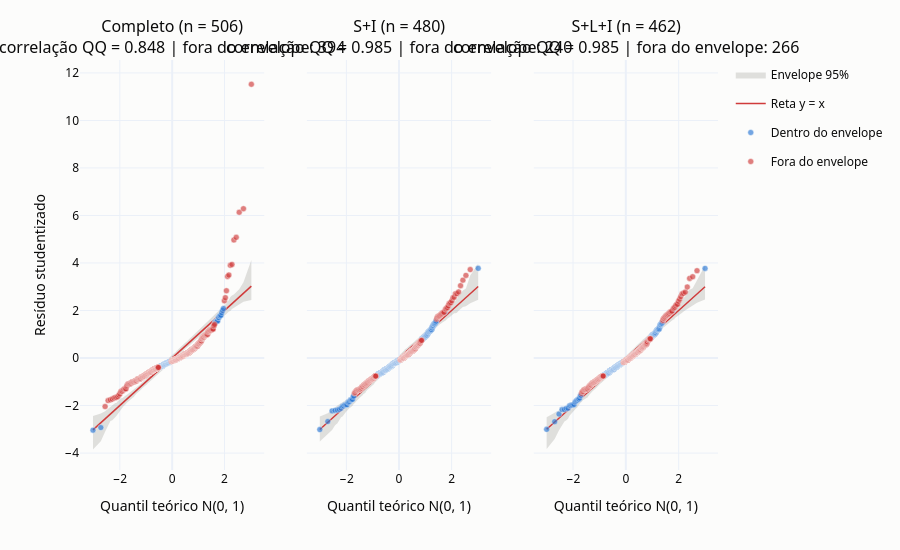

Notebook cell for this chart:
### Code cell
# Gráfico QQ com envelope simulado: modelo completo x os dois melhores
rng_sel = np.random.default_rng(42)
paineis_82 = []
for nome in ["Completo"] + melhores:
    m = sel_modelos[nome]
    n_m = int(m.nobs)
    rs = m.get_influence().resid_studentized_external
    q, inf, sup = envelope_qq(n_m, rng_sel)
    tracos, fora = tracos_qq(rs, m.fittedvalues.index, q, inf, sup)
    titulo = f"{nome} (n = {n_m})<br>correlação QQ = {np.corrcoef(np.sort(rs), q)[0, 1]:.3f} | fora do envelope: {fora}"
    paineis_82.append((titulo, tracos))

fig = make_subplots(rows=1, cols=3, shared_yaxes=True, subplot_titles=[titulo for titulo, _ in paineis_82])
for col, (_, tracos) in enumerate(paineis_82, start=1):
    for traco in tracos:
        fig.add_trace(traco, row=1, col=col)
    fig.update_xaxes(title_text="Quantil teórico N(0, 1)", row=1, col=col)
fig.update_yaxes(title_text="Resíduo studentizado", row=1, col=1)
mostrar_e_salvar(fig, "qqplot_modelos_selecionados", altura=550)

### Figure 1 — Plotly figure (JSON) as saved in the notebook; plotly's stock layout.template omitted (floating-point values rounded to 4 significant figures; data arrays with more than 128 entries replaced by an {"elided": "..."} marker saying what was removed)
{"data": [{"hovertemplate": "Envelope 95% (limite superior): %{y:.3f}<extra></extra>", "legendgroup": "Envelope 95%", "line": {"color": "#898781", "width": 0}, "mode": "lines", "name": "Envelope 95%", "showlegend": false, "type": "scatter", "x": {"elided": "506 float values"}, "xaxis": "x", "y": {"elided": "506 float values"}, "yaxis": "y"}, {"fill": "tonexty", "fillcolor": "rgba(137, 135, 129, 0.25)", "hovertemplate": "Envelope 95% (limite inferior): %{y:.3f}<extra></extra>", "legendgroup": "Envelope 95%", "line": {"color": "#898781", "width": 0}, "mode": "lines", "name": "Envelope 95%", "showlegend": true, "type": "scatter", "x": {"elided": "506 float values"}, "xaxis": "x", "y": {"elided": "506 float values"}, "yaxis": "y"}, {"hovertemplate": "Reta y = x: %{y:.3f}<extra></extra>", "legendgroup": "Reta y = x", "line": {"color": "#d03b3b", "width": 1.5}, "mode": "lines", "name": "Reta y = x", "showlegend": true, "type": "scatter", "x": {"elided": "506 float values"}, "xaxis": "x", "y": {"elided": "506 float values"}, "yaxis": "y"}, {"hovertemplate": "%{hovertext}<extra></extra>", "hovertext": ["<b>Linha 506</b> (sem cidade)<br>Quantil teórico: -3.027<br>Res. studentizado: -3.038<br>MEDV: 12.0<br>CRIM: 0.988<br>RM: 6.98<br>LSTAT: 12.00<br>RAD: 3.0", "<b>Linha 364</b> (Boston Back Bay)<br>Quantil teórico: -2.726<br>Res. studentizado: -2.928<br>MEDV: 21.9<br>CRIM: 3.474<br>RM: 8.78<br>LSTAT: 5.29<br>RAD: 24.0", "<b>Linha 308</b> (Quincy)<br>Quantil teórico: -0.520<br>Res. studentizado: -0.397<br>MEDV: 22.8<br>CRIM: 0.493<br>RM: 6.63<br>LSTAT: 4.54<br>RAD: 4.0", "<b>Linha 437</b> (Boston Savin Hill)<br>Quantil teórico: -0.514<br>Res. studentizado: -0.394<br>MEDV: 8.7<br>CRIM: 15.177<br>RM: 6.15<br>LSTAT: 26.45<br>RAD: 24.0", "<b>Linha 435</b> (Boston Savin Hill)<br>Quantil teórico: -0.509<br>Res. studentizado: -0.390<br>MEDV: 13.4<br>CRIM: 11.160<br>RM: 6.63<br>LSTAT: 23.27<br>RAD: 24.0", "<b>Linha 276</b> (Needham)<br>Quantil teórico: -0.503<br>Res. studentizado: -0.380<br>MEDV: 33.2<br>CRIM: 0.105<br>RM: 7.27<br>LSTAT: 6.05<br>RAD: 4.0", "<b>Linha 455</b> (Boston Savin Hill)<br>Quantil teórico: -0.498<br>Res. studentizado: -0.377<br>MEDV: 14.1<br>CRIM: 4.752<br>RM: 6.53<br>LSTAT: 18.13<br>RAD: 24.0", "<b>Linha 405</b> (Boston South Boston)<br>Quantil teórico: -0.492<br>Res. studentizado: -0.374<br>MEDV: 5.0<br>CRIM: 67.921<br>RM: 5.68<br>LSTAT: 22.98<br>RAD: 24.0", "<b>Linha 110</b> (Medford)<br>Quantil teórico: -0.486<br>Res. studentizado: -0.373<br>MEDV: 21.7<br>CRIM: 0.108<br>RM: 6.20<br>LSTAT: 13.00<br>RAD: 5.0", "<b>Linha 438</b> (Boston Savin Hill)<br>Quantil teórico: -0.481<br>Res. studentizado: -0.371<br>MEDV: 8.4<br>CRIM: 13.678<br>RM: 5.93<br>LSTAT: 34.02<br>RAD: 24.0", "<b>Linha 22</b> (Lynn)<br>Quantil teórico: -0.475<br>Res. studentizado: -0.371<br>MEDV: 15.2<br>CRIM: 1.232<br>RM: 6.14<br>LSTAT: 18.72<br>RAD: 4.0", "<b>Linha 259</b> (Brookline)<br>Quantil teórico: -0.470<br>Res. studentizado: -0.371<br>MEDV: 30.1<br>CRIM: 0.657<br>RM: 6.84<br>LSTAT: 6.90<br>RAD: 5.0", "<b>Linha 31</b> (Lynn)<br>Quantil teórico: -0.464<br>Res. studentizado: -0.369<br>MEDV: 14.5<br>CRIM: 1.355<br>RM: 6.07<br>LSTAT: 13.04<br>RAD: 4.0", "<b>Linha 331</b> (Holbrook)<br>Quantil teórico: -0.459<br>Res. studentizado: -0.369<br>MEDV: 17.1<br>CRIM: 0.050<br>RM: 5.71<br>LSTAT: 12.43<br>RAD: 1.0", "<b>Linha 123</b> (Everett)<br>Quantil teórico: -0.453<br>Res. studentizado: -0.362<br>MEDV: 17.3<br>CRIM: 0.150<br>RM: 5.86<br>LSTAT: 25.41<br>RAD: 2.0", "<b>Linha 238</b> (Natick)<br>Quantil teórico: -0.448<br>Res. studentizado: -0.361<br>MEDV: 23.7<br>CRIM: 0.082<br>RM: 6.48<br>LSTAT: 6.36<br>RAD: 6.0", "<b>Linha 444</b> (Boston Savin Hill)<br>Quantil teórico: -0.442<br>Res. studentizado: -0.361<br>MEDV: 10.8<br>CRIM: 12.802<br>RM: 5.85<br>LSTAT: 23.79<br>RAD: 24.0", "<b>Linha 315</b> (Quincy)<br>Quantil teórico: -0.437<br>Res. studentizado: -0.357<br>MEDV: 16.2<br>CRIM: 0.254<br>RM: 5.71<br>LSTAT: 11.50<br>RAD: 4.0", "<b>Linha 322</b> (Braintree)<br>Quantil teórico: -0.431<br>Res. studentizado: -0.355<br>MEDV: 20.4<br>CRIM: 0.351<br>RM: 6.04<br>LSTAT: 7.70<br>RAD: 5.0", "<b>Linha 332</b> (Holbrook)<br>Quantil teórico: -0.426<br>Res. studentizado: -0.353<br>MEDV: 19.4<br>CRIM: 0.035<br>RM: 6.03<br>LSTAT: 7.83<br>RAD: 1.0", "<b>Linha 458</b> (Boston Dorchester)<br>Quantil teórico: -0.421<br>Res. studentizado: -0.349<br>MEDV: 14.9<br>CRIM: 7.752<br>RM: 6.30<br>LSTAT: 16.23<br>RAD: 24.0", "<b>Linha 338</b> (Weymouth)<br>Quantil teórico: -0.415<br>Res. studentizado: -0.348<br>MEDV: 20.6<br>CRIM: 0.033<br>RM: 6.06<br>LSTAT: 8.51<br>RAD: 5.0", "<b>Linha 356</b> (Boston Allston-Brighton)<br>Quantil teórico: -0.410<br>Res. studentizado: -0.346<br>MEDV: 17.8<br>CRIM: 8.983<br>RM: 6.21<br>LSTAT: 17.60<br>RAD: 24.0", "<b>Linha 461</b> (Boston Dorchester)<br>Quantil teórico: -0.404<br>Res. studentizado: -0.345<br>MEDV: 17.7<br>CRIM: 3.693<br>RM: 6.38<br>LSTAT: 14.65<br>RAD: 24.0", "<b>Linha 0</b> (Nahant)<br>Quantil teórico: -0.399<br>Res. studentizado: -0.344<br>MEDV: 24.0<br>CRIM: 0.006<br>RM: 6.58<br>LSTAT: 4.98<br>RAD: 1.0", "<b>Linha 239</b> (Natick)<br>Quantil teórico: -0.394<br>Res. studentizado: -0.343<br>MEDV: 23.3<br>CRIM: 0.093<br>RM: 6.61<br>LSTAT: 7.37<br>RAD: 6.0", "<b>Linha 266</b> (Brookline)<br>Quantil teórico: -0.388<br>Res. studentizado: -0.339<br>MEDV: 30.7<br>CRIM: 0.786<br>RM: 7.01<br>LSTAT: 14.79<br>RAD: 5.0", "<b>Linha 312</b> (Quincy)<br>Quantil teórico: -0.383<br>Res. studentizado: -0.338<br>MEDV: 19.4<br>CRIM: 0.262<br>RM: 6.02<br>LSTAT: 11.72<br>RAD: 4.0", "<b>Linha 424</b> (Boston Roxbury)<br>Quantil teórico: -0.378<br>Res. studentizado: -0.336<br>MEDV: 11.7<br>CRIM: 8.792<br>RM: 5.57<br>LSTAT: 17.16<br>RAD: 24.0", "<b>Linha 348</b> (Norwell)<br>Quantil teórico: -0.372<br>Res. studentizado: -0.332<br>MEDV: 24.5<br>CRIM: 0.015<br>RM: 6.63<br>LSTAT: 5.99<br>RAD: 4.0", "<b>Linha 387</b> (Boston East Boston)<br>Quantil teórico: -0.367<br>Res. studentizado: -0.328<br>MEDV: 7.4<br>CRIM: 22.597<br>RM: 5.00<br>LSTAT: 31.99<br>RAD: 24.0", "<b>Linha 59</b> (Beverly)<br>Quantil teórico: -0.362<br>Res. studentizado: -0.324<br>MEDV: 19.6<br>CRIM: 0.103<br>RM: 5.93<br>LSTAT: 9.22<br>RAD: 8.0", "<b>Linha 235</b> (Newton)<br>Quantil teórico: -0.356<br>Res. studentizado: -0.319<br>MEDV: 24.0<br>CRIM: 0.330<br>RM: 6.09<br>LSTAT: 10.88<br>RAD: 8.0", "<b>Linha 78</b> (Woburn)<br>Quantil teórico: -0.351<br>Res. studentizado: -0.310<br>MEDV: 21.2<br>CRIM: 0.056<br>RM: 6.23<br>LSTAT: 12.34<br>RAD: 5.0", "<b>Linha 49</b> (Peabody)<br>Quantil teórico: -0.346<br>Res. studentizado: -0.309<br>MEDV: 19.4<br>CRIM: 0.220<br>RM: 5.60<br>LSTAT: 16.20<br>RAD: 3.0", "<b>Linha 420</b> (Boston Roxbury)<br>Quantil teórico: -0.341<br>Res. studentizado: -0.309<br>MEDV: 16.7<br>CRIM: 11.087<br>RM: 6.41<br>LSTAT: 15.02<br>RAD: 24.0", "<b>Linha 34</b> (Lynn)<br>Quantil teórico: -0.335<br>Res. studentizado: -0.299<br>MEDV: 13.5<br>CRIM: 1.613<br>RM: 6.10<br>LSTAT: 20.34<br>RAD: 4.0", "<b>Linha 347</b> (Hanover)<br>Quantil teórico: -0.330<br>Res. studentizado: -0.294<br>MEDV: 23.1<br>CRIM: 0.019<br>RM: 6.52<br>LSTAT: 6.36<br>RAD: 4.0", "<b>Linha 124</b> (Everett)<br>Quantil teórico: -0.325<br>Res. studentizado: -0.291<br>MEDV: 18.8<br>CRIM: 0.098<br>RM: 5.88<br>LSTAT: 17.58<br>RAD: 2.0", "<b>Linha 471</b> (Boston Mattapan)<br>Quantil teórico: -0.320<br>Res. studentizado: -0.289<br>MEDV: 19.6<br>CRIM: 4.038<br>RM: 6.23<br>LSTAT: 12.87<br>RAD: 24.0", "<b>Linha 328</b> (Randolph)<br>Quantil teórico: -0.315<br>Res. studentizado: -0.287<br>MEDV: 19.3<br>CRIM: 0.066<br>RM: 5.87<br>LSTAT: 9.97<br>RAD: 4.0", "<b>Linha 504</b> (Winthrop)<br>Quantil teórico: -0.309<br>Res. studentizado: -0.277<br>MEDV: 22.0<br>CRIM: 0.110<br>RM: 6.79<br>LSTAT: 6.48<br>RAD: 1.0", "<b>Linha 33</b> (Lynn)<br>Quantil teórico: -0.304<br>Res. studentizado: -0.273<br>MEDV: 13.1<br>CRIM: 1.152<br>RM: 5.70<br>LSTAT: 18.35<br>RAD: 4.0", "<b>Linha 423</b> (Boston Roxbury)<br>Quantil teórico: -0.299<br>Res. studentizado: -0.273<br>MEDV: 13.4<br>CRIM: 7.050<br>RM: 6.10<br>LSTAT: 23.29<br>RAD: 24.0", "<b>Linha 329</b> (Randolph)<br>Quantil teórico: -0.294<br>Res. studentizado: -0.271<br>MEDV: 22.6<br>CRIM: 0.067<br>RM: 6.33<br>LSTAT: 7.34<br>RAD: 4.0", "<b>Linha 439</b> (Boston Savin Hill)<br>Quantil teórico: -0.289<br>Res. studentizado: -0.269<br>MEDV: 12.8<br>CRIM: 9.391<br>RM: 5.63<br>LSTAT: 22.88<br>RAD: 24.0", "<b>Linha 102</b> (Medford)<br>Quantil teórico: -0.284<br>Res. studentizado: -0.266<br>MEDV: 18.6<br>CRIM: 0.229<br>RM: 6.41<br>LSTAT: 10.63<br>RAD: 5.0", "<b>Linha 111</b> (Malden)<br>Quantil teórico: -0.278<br>Res. studentizado: -0.265<br>MEDV: 22.8<br>CRIM: 0.101<br>RM: 6.71<br>LSTAT: 10.16<br>RAD: 6.0", "<b>Linha 212</b> (Waltham)<br>Quantil teórico: -0.273<br>Res. studentizado: -0.261<br>MEDV: 22.4<br>CRIM: 0.217<br>RM: 5.81<br>LSTAT: 16.03<br>RAD: 4.0", "<b>Linha 310</b> (Quincy)<br>Quantil teórico: -0.268<br>Res. studentizado: -0.259<br>MEDV: 16.1<br>CRIM: 2.635<br>RM: 4.97<br>LSTAT: 12.64<br>RAD: 4.0", "<b>Linha 121</b> (Everett)<br>Quantil teórico: -0.263<br>Res. studentizado: -0.253<br>MEDV: 20.3<br>CRIM: 0.072<br>RM: 6.00<br>LSTAT: 14.27<br>RAD: 2.0", "<b>Linha 11</b> (Salem)<br>Quantil teórico: -0.258<br>Res. studentizado: -0.249<br>MEDV: 18.9<br>CRIM: 0.117<br>RM: 6.01<br>LSTAT: 13.27<br>RAD: 5.0", "<b>Linha 321</b> (Braintree)<br>Quantil teórico: -0.253<br>Res. studentizado: -0.248<br>MEDV: 23.1<br>CRIM: 0.182<br>RM: 6.38<br>LSTAT: 6.87<br>RAD: 5.0", "<b>Linha 482</b> (Boston West Roxbury)<br>Quantil teórico: -0.248<br>Res. studentizado: -0.246<br>MEDV: 25.0<br>CRIM: 5.731<br>RM: 7.06<br>LSTAT: 7.01<br>RAD: 24.0", "<b>Linha 196</b> (Concord)<br>Quantil teórico: -0.242<br>Res. studentizado: -0.245<br>MEDV: 33.3<br>CRIM: 0.040<br>RM: 7.29<br>LSTAT: 4.08<br>RAD: 2.0", "<b>Linha 231</b> (Newton)<br>Quantil teórico: -0.237<br>Res. studentizado: -0.243<br>MEDV: 31.7<br>CRIM: 0.463<br>RM: 7.41<br>LSTAT: 5.25<br>RAD: 8.0", "<b>Linha 392</b> (Boston East Boston)<br>Quantil teórico: -0.232<br>Res. studentizado: -0.238<br>MEDV: 9.7<br>CRIM: 11.578<br>RM: 5.04<br>LSTAT: 25.68<br>RAD: 24.0", "<b>Linha 346</b> (Rockland)<br>Quantil teórico: -0.227<br>Res. studentizado: -0.236<br>MEDV: 17.2<br>CRIM: 0.062<br>RM: 5.90<br>LSTAT: 12.67<br>RAD: 3.0", "<b>Linha 490</b> (Chelsea)<br>Quantil teórico: -0.222<br>Res. studentizado: -0.235<br>MEDV: 8.1<br>CRIM: 0.207<br>RM: 5.09<br>LSTAT: 29.68<br>RAD: 4.0", "<b>Linha 474</b> (Boston Forest Hills)<br>Quantil teórico: -0.217<br>Res. studentizado: -0.229<br>MEDV: 13.8<br>CRIM: 8.056<br>RM: 5.43<br>LSTAT: 18.14<br>RAD: 24.0", "<b>Linha 175</b> (Arlington)<br>Quantil teórico: -0.212<br>Res. studentizado: -0.220<br>MEDV: 29.4<br>CRIM: 0.067<br>RM: 6.55<br>LSTAT: 5.33<br>RAD: 5.0", "<b>Linha 70</b> (Burlington)<br>Quantil teórico: -0.207<br>Res. studentizado: -0.220<br>MEDV: 24.2<br>CRIM: 0.088<br>RM: 6.42<br>LSTAT: 6.72<br>RAD: 4.0", "<b>Linha 149</b> (Cambridge)<br>Quantil teórico: -0.202<br>Res. studentizado: -0.219<br>MEDV: 15.4<br>CRIM: 2.734<br>RM: 5.60<br>LSTAT: 21.45<br>RAD: 5.0", "<b>Linha 105</b> (Medford)<br>Quantil teórico: -0.197<br>Res. studentizado: -0.210<br>MEDV: 19.5<br>CRIM: 0.133<br>RM: 5.85<br>LSTAT: 16.47<br>RAD: 5.0", "<b>Linha 441</b> (Boston Savin Hill)<br>Quantil teórico: -0.192<br>Res. studentizado: -0.206<br>MEDV: 17.1<br>CRIM: 9.724<br>RM: 6.41<br>LSTAT: 19.52<br>RAD: 24.0", "<b>Linha 168</b> (Cambridge)<br>Quantil teórico: -0.187<br>Res. studentizado: -0.205<br>MEDV: 23.8<br>CRIM: 2.300<br>RM: 6.32<br>LSTAT: 11.10<br>RAD: 5.0", "<b>Linha 129</b> (Somerville)<br>Quantil teórico: -0.182<br>Res. studentizado: -0.204<br>MEDV: 14.3<br>CRIM: 0.881<br>RM: 5.64<br>LSTAT: 18.34<br>RAD: 4.0", "<b>Linha 288</b> (Walpole)<br>Quantil teórico: -0.177<br>Res. studentizado: -0.203<br>MEDV: 22.3<br>CRIM: 0.046<br>RM: 6.32<br>LSTAT: 7.60<br>RAD: 6.0", "<b>Linha 503</b> (Winthrop)<br>Quantil teórico: -0.172<br>Res. studentizado: -0.200<br>MEDV: 23.9<br>CRIM: 0.061<br>RM: 6.98<br>LSTAT: 5.64<br>RAD: 1.0", "<b>Linha 330</b> (Randolph)<br>Quantil teórico: -0.167<br>Res. studentizado: -0.199<br>MEDV: 19.8<br>CRIM: 0.045<br>RM: 6.14<br>LSTAT: 9.09<br>RAD: 4.0", "<b>Linha 250</b> (Framingham)<br>Quantil teórico: -0.162<br>Res. studentizado: -0.198<br>MEDV: 24.4<br>CRIM: 0.140<br>RM: 6.49<br>LSTAT: 5.90<br>RAD: 7.0", "<b>Linha 309</b> (Quincy)<br>Quantil teórico: -0.157<br>Res. studentizado: -0.196<br>MEDV: 20.3<br>CRIM: 0.349<br>RM: 5.97<br>LSTAT: 9.97<br>RAD: 4.0", "<b>Linha 130</b> (Somerville)<br>Quantil teórico: -0.152<br>Res. studentizado: -0.194<br>MEDV: 19.2<br>CRIM: 0.340<br>RM: 6.46<br>LSTAT: 12.60<br>RAD: 4.0", "<b>Linha 481</b> (Boston West Roxbury)<br>Quantil teórico: -0.147<br>Res. studentizado: -0.194<br>MEDV: 23.7<br>CRIM: 5.708<br>RM: 6.75<br>LSTAT: 7.74<br>RAD: 24.0", "<b>Linha 390</b> (Boston East Boston)<br>Quantil teórico: -0.142<br>Res. studentizado: -0.194<br>MEDV: 15.1<br>CRIM: 6.962<br>RM: 5.71<br>LSTAT: 17.11<br>RAD: 24.0", "<b>Linha 313</b> (Quincy)<br>Quantil teórico: -0.137<br>Res. studentizado: -0.193<br>MEDV: 21.6<br>CRIM: 0.269<br>RM: 6.27<br>LSTAT: 7.90<br>RAD: 4.0", "<b>Linha 81</b> (Reading)<br>Quantil teórico: -0.132<br>Res. studentizado: -0.190<br>MEDV: 23.9<br>CRIM: 0.045<br>RM: 6.62<br>LSTAT: 7.22<br>RAD: 4.0", "<b>Linha 158</b> (Cambridge)<br>Quantil teórico: -0.127<br>Res. studentizado: -0.185<br>MEDV: 24.3<br>CRIM: 1.343<br>RM: 6.07<br>LSTAT: 6.43<br>RAD: 5.0", "<b>Linha 117</b> (Malden)<br>Quantil teórico: -0.122<br>Res. studentizado: -0.185<br>MEDV: 19.2<br>CRIM: 0.151<br>RM: 6.02<br>LSTAT: 10.30<br>RAD: 6.0", "<b>Linha 320</b> (Braintree)<br>Quantil teórico: -0.117<br>Res. studentizado: -0.184<br>MEDV: 23.8<br>CRIM: 0.168<br>RM: 6.43<br>LSTAT: 7.20<br>RAD: 5.0", "<b>Linha 12</b> (Salem)<br>Quantil teórico: -0.112<br>Res. studentizado: -0.183<br>MEDV: 21.7<br>CRIM: 0.094<br>RM: 5.89<br>LSTAT: 15.71<br>RAD: 5.0", "<b>Linha 303</b> (Canton)<br>Quantil teórico: -0.107<br>Res. studentizado: -0.183<br>MEDV: 33.1<br>CRIM: 0.100<br>RM: 6.98<br>LSTAT: 4.86<br>RAD: 7.0", "<b>Linha 277</b> (Needham)<br>Quantil teórico: -0.102<br>Res. studentizado: -0.171<br>MEDV: 33.1<br>CRIM: 0.061<br>RM: 6.83<br>LSTAT: 4.16<br>RAD: 4.0", "<b>Linha 62</b> (Beverly)<br>Quantil teórico: -0.097<br>Res. studentizado: -0.168<br>MEDV: 22.2<br>CRIM: 0.110<br>RM: 6.46<br>LSTAT: 6.73<br>RAD: 8.0", "<b>Linha 294</b> (Norwood)<br>Quantil teórico: -0.092<br>Res. studentizado: -0.166<br>MEDV: 21.7<br>CRIM: 0.082<br>RM: 6.01<br>LSTAT: 10.40<br>RAD: 4.0", "<b>Linha 139</b> (Somerville)<br>Quantil teórico: -0.087<br>Res. studentizado: -0.166<br>MEDV: 17.8<br>CRIM: 0.545<br>RM: 6.15<br>LSTAT: 18.46<br>RAD: 4.0", "<b>Linha 1</b> (Swampscott)<br>Quantil teórico: -0.082<br>Res. studentizado: -0.165<br>MEDV: 21.6<br>CRIM: 0.027<br>RM: 6.42<br>LSTAT: 9.14<br>RAD: 2.0", "<b>Linha 73</b> (Burlington)<br>Quantil teórico: -0.077<br>Res. studentizado: -0.163<br>MEDV: 23.4<br>CRIM: 0.195<br>RM: 6.25<br>LSTAT: 7.54<br>RAD: 4.0", "<b>Linha 106</b> (Medford)<br>Quantil teórico: -0.072<br>Res. studentizado: -0.159<br>MEDV: 19.5<br>CRIM: 0.171<br>RM: 5.84<br>LSTAT: 18.66<br>RAD: 5.0", "<b>Linha 113</b> (Malden)<br>Quantil teórico: -0.067<br>Res. studentizado: -0.159<br>MEDV: 18.7<br>CRIM: 0.222<br>RM: 6.09<br>LSTAT: 17.09<br>RAD: 6.0", "<b>Linha 326</b> (Braintree)<br>Quantil teórico: -0.062<br>Res. studentizado: -0.156<br>MEDV: 23.0<br>CRIM: 0.303<br>RM: 6.31<br>LSTAT: 6.15<br>RAD: 5.0", "<b>Linha 411</b> (Boston Downtown)<br>Quantil teórico: -0.057<br>Res. studentizado: -0.153<br>MEDV: 17.2<br>CRIM: 14.051<br>RM: 6.66<br>LSTAT: 21.22<br>RAD: 24.0", "<b>Linha 72</b> (Burlington)<br>Quantil teórico: -0.052<br>Res. studentizado: -0.153<br>MEDV: 22.8<br>CRIM: 0.092<br>RM: 6.07<br>LSTAT: 5.52<br>RAD: 4.0", "<b>Linha 237</b> (Newton)<br>Quantil teórico: -0.047<br>Res. studentizado: -0.150<br>MEDV: 31.5<br>CRIM: 0.512<br>RM: 7.36<br>LSTAT: 4.73<br>RAD: 8.0", "<b>Linha 278</b> (Needham)<br>Quantil teórico: -0.042<br>Res. studentizado: -0.149<br>MEDV: 29.1<br>CRIM: 0.080<br>RM: 6.48<br>LSTAT: 7.19<br>RAD: 4.0", "<b>Linha 50</b> (Danvers)<br>Quantil teórico: -0.037<br>Res. studentizado: -0.146<br>MEDV: 19.7<br>CRIM: 0.089<br>RM: 5.96<br>LSTAT: 13.45<br>RAD: 4.0", "<b>Linha 30</b> (Lynn)<br>Quantil teórico: -0.032<br>Res. studentizado: -0.140<br>MEDV: 12.7<br>CRIM: 1.131<br>RM: 5.71<br>LSTAT: 22.60<br>RAD: 4.0", "<b>Linha 260</b> (Brookline)<br>Quantil teórico: -0.027<br>Res. studentizado: -0.140<br>MEDV: 33.8<br>CRIM: 0.540<br>RM: 7.20<br>LSTAT: 9.59<br>RAD: 5.0", "<b>Linha 98</b> (Winchester)<br>Quantil teórico: 1.639<br>Res. studentizado: 1.495<br>MEDV: 43.8<br>CRIM: 0.082<br>RM: 7.82<br>LSTAT: 3.57<br>RAD: 2.0", "<b>Linha 225</b> (Newton)<br>Quantil teórico: 1.658<br>Res. studentizado: 1.513<br>MEDV: 50.0<br>CRIM: 0.527<br>RM: 8.72<br>LSTAT: 4.63<br>RAD: 8.0", "<b>Linha 374</b> (Boston North End)<br>Quantil teórico: 1.678<br>Res. studentizado: 1.537<br>MEDV: 13.8<br>CRIM: 18.498<br>RM: 4.14<br>LSTAT: 37.97<br>RAD: 24.0", "<b>Linha 228</b> (Newton)<br>Quantil teórico: 1.699<br>Res. studentizado: 1.539<br>MEDV: 46.7<br>CRIM: 0.298<br>RM: 7.69<br>LSTAT: 3.92<br>RAD: 8.0", "<b>Linha 163</b> (Cambridge)<br>Quantil teórico: 1.720<br>Res. studentizado: 1.544<br>MEDV: 50.0<br>CRIM: 1.519<br>RM: 8.38<br>LSTAT: 3.32<br>RAD: 5.0", "<b>Linha 414</b> (Boston Roxbury)<br>Quantil teórico: 1.742<br>Res. studentizado: 1.569<br>MEDV: 7.0<br>CRIM: 45.746<br>RM: 4.52<br>LSTAT: 36.98<br>RAD: 24.0", "<b>Linha 366</b> (Boston Back Bay)<br>Quantil teórico: 1.765<br>Res. studentizado: 1.698<br>MEDV: 21.9<br>CRIM: 3.697<br>RM: 4.96<br>LSTAT: 14.00<br>RAD: 24.0", "<b>Linha 195</b> (Lincoln)<br>Quantil teórico: 1.789<br>Res. studentizado: 1.702<br>MEDV: 50.0<br>CRIM: 0.014<br>RM: 7.88<br>LSTAT: 2.97<br>RAD: 4.0", "<b>Linha 253</b> (Framingham)<br>Quantil teórico: 1.814<br>Res. studentizado: 1.767<br>MEDV: 42.8<br>CRIM: 0.369<br>RM: 8.26<br>LSTAT: 3.54<br>RAD: 7.0", "<b>Linha 186</b> (Belmont)<br>Quantil teórico: 1.841<br>Res. studentizado: 1.774<br>MEDV: 50.0<br>CRIM: 0.056<br>RM: 7.83<br>LSTAT: 4.45<br>RAD: 3.0", "<b>Linha 233</b> (Newton)<br>Quantil teórico: 1.868<br>Res. studentizado: 1.805<br>MEDV: 48.3<br>CRIM: 0.331<br>RM: 8.25<br>LSTAT: 3.95<br>RAD: 8.0", "<b>Linha 157</b> (Cambridge)<br>Quantil teórico: 1.897<br>Res. studentizado: 1.913<br>MEDV: 41.3<br>CRIM: 1.224<br>RM: 6.94<br>LSTAT: 4.59<br>RAD: 5.0", "<b>Linha 407</b> (Boston Downtown)<br>Quantil teórico: 1.928<br>Res. studentizado: 2.004<br>MEDV: 27.9<br>CRIM: 11.951<br>RM: 5.61<br>LSTAT: 12.13<br>RAD: 24.0", "<b>Linha 162</b> (Cambridge)<br>Quantil teórico: 1.961<br>Res. studentizado: 2.083<br>MEDV: 50.0<br>CRIM: 1.834<br>RM: 7.80<br>LSTAT: 1.92<br>RAD: 5.0"], "legendgroup": "Dentro do envelope", "marker": {"color": "#2a78d6", "line": {"color": "#fcfcfb", "width": 0.5}, "opacity": 0.65, "size": 6}, "mode": "markers", "name": "Dentro do envelope", "showlegend": true, "type": "scatter", "x": [-3.027, -2.726, -0.5201, -0.5145, -0.5088, -0.5032, -0.4976, -0.492, -0.4864, -0.4809, -0.4753, -0.4698, -0.4642, -0.4587, -0.4532, -0.4478, -0.4423, -0.4368, -0.4314, -0.426, -0.4206, -0.4152, -0.4098, -0.4044, -0.399, -0.3937, -0.3883, -0.383, -0.3777, -0.3724, -0.3671, -0.3618, -0.3565, -0.3512, -0.3459, -0.3407, -0.3355, -0.3302, -0.325, -0.3198, -0.3146, -0.3094, -0.3042, -0.299, -0.2938, -0.2887, -0.2835, -0.2784, -0.2732, -0.2681, -0.2629, -0.2578, -0.2527, -0.2476, -0.2425, -0.2374, -0.2323, -0.2272, -0.2221, -0.2171, -0.212, -0.2069, -0.2019, -0.1968, -0.1918, -0.1868, -0.1817, -0.1767, -0.1717, -0.1666, -0.1616, -0.1566, -0.1516, -0.1466, -0.1416, -0.1366, -0.1316, -0.1266, -0.1216, -0.1166, -0.1116, -0.1067, -0.1017, -0.0967, -0.09173, -0.08676, -0.08179, -0.07682, -0.07186, -0.06689, -0.06193, -0.05697, -0.05201, -0.04706, -0.0421, -0.03714, -0.03219, -0.02724, 1.639, 1.658, 1.678, 1.699, 1.72, 1.742, 1.765, 1.789, 1.814, 1.841, 1.868, 1.897, 1.928, 1.961], "xaxis": "x", "y": [-3.038, -2.928, -0.397, -0.3943, -0.3901, -0.3801, -0.3768, -0.3743, -0.3734, -0.3711, -0.3709, -0.3707, -0.3689, -0.3687, -0.3617, -0.3612, -0.3611, -0.3569, -0.355, -0.3532, -0.3486, -0.3475, -0.346, -0.3445, -0.3443, -0.3429, -0.3389, -0.3384, -0.3357, -0.3319, -0.3276, -0.3237, -0.3194, -0.3097, -0.3086, -0.3086, -0.2992, -0.2936, -0.2915, -0.2895, -0.2867, -0.2775, -0.2734, -0.2733, -0.271, -0.2691, -0.2665, -0.2649, -0.2609, -0.2585, -0.2527, -0.249, -0.2483, -0.2457, -0.2447, -0.2432, -0.2378, -0.236, -0.2349, -0.2288, -0.22, -0.2195, -0.2191, -0.2095, -0.2064, -0.205, -0.2038, -0.2032, -0.1998, -0.1987, -0.1979, -0.1962, -0.1943, -0.194, -0.1937, -0.1928, -0.1899, -0.185, -0.1847, -0.1845, -0.1828, -0.1826, -0.1709, -0.1685, -0.1662, -0.1656, -0.1648, -0.1625, -0.1592, -0.1587, -0.1564, -0.1528, -0.1525, -0.1502, -0.1487, -0.1464, -0.1404, -0.1401, 1.495, 1.513, 1.537, 1.539, 1.544, 1.569, 1.698, 1.702, 1.767, 1.774, 1.805, 1.913, 2.004, 2.083], "yaxis": "y"}, {"hovertemplate": "%{hovertext}<extra></extra>", "hovertext": {"elided": "394 str values"}, "legendgroup": "Fora do envelope", "marker": {"color": "#d03b3b", "line": {"color": "#fcfcfb", "width": 0.5}, "opacity": 0.65, "size": 6}, "mode": "markers", "name": "Fora do envelope", "showlegend": true, "type": "scatter", "x": {"elided": "394 float values"}, "xaxis": "x", "y": {"elided": "394 float values"}, "yaxis": "y"}, {"hovertemplate": "Envelope 95% (limite superior): %{y:.3f}<extra></extra>", "legendgroup": "Envelope 95%", "line": {"color": "#898781", "width": 0}, "mode": "lines", "name": "Envelope 95%", "showlegend": false, "type": "scatter", "x": {"elided": "480 float values"}, "xaxis": "x2", "y": {"elided": "480 float values"}, "yaxis": "y2"}, {"fill": "tonexty", "fillcolor": "rgba(137, 135, 129, 0.25)", "hovertemplate": "Envelope 95% (limite inferior): %{y:.3f}<extra></extra>", "legendgroup": "Envelope 95%", "line": {"color": "#898781", "width": 0}, "mode": "lines", "name": "Envelope 95%", "showlegend": false, "type": "scatter", "x": {"elided": "480 float values"}, "xaxis": "x2", "y": {"elided": "480 float values"}, "yaxis": "y2"}, {"hovertemplate": "Reta y = x: %{y:.3f}<extra></extra>", "legendgroup": "Reta y = x", "line": {"color": "#d03b3b", "width": 1.5}, "mode": "lines", "name": "Reta y = x", "showlegend": false, "type": "scatter", "x": {"elided": "480 float values"}, "xaxis": "x2", "y": {"elided": "480 float values"}, "yaxis": "y2"}, {"hovertemplate": "%{hovertext}<extra></extra>", "hovertext": {"elided": "240 str values"}, "legendgroup": "Dentro do envelope", "marker": {"color": "#2a78d6", "line": {"color": "#fcfcfb", "width": 0.5}, "opacity": 0.65, "size": 6}, "mode": "markers", "name": "Dentro do envelope", "showlegend": false, "type": "scatter", "x": {"elided": "240 float values"}, "xaxis": "x2", "y": {"elided": "240 float values"}, "yaxis": "y2"}, {"hovertemplate": "%{hovertext}<extra></extra>", "hovertext": {"elided": "240 str values"}, "legendgroup": "Fora do envelope", "marker": {"color": "#d03b3b", "line": {"color": "#fcfcfb", "width": 0.5}, "opacity": 0.65, "size": 6}, "mode": "markers", "name": "Fora do envelope", "showlegend": false, "type": "scatter", "x": {"elided": "240 float values"}, "xaxis": "x2", "y": {"elided": "240 float values"}, "yaxis": "y2"}, {"hovertemplate": "Envelope 95% (limite superior): %{y:.3f}<extra></extra>", "legendgroup": "Envelope 95%", "line": {"color": "#898781", "width": 0}, "mode": "lines", "name": "Envelope 95%", "showlegend": false, "type": "scatter", "x": {"elided": "462 float values"}, "xaxis": "x3", "y": {"elided": "462 float values"}, "yaxis": "y3"}, {"fill": "tonexty", "fillcolor": "rgba(137, 135, 129, 0.25)", "hovertemplate": "Envelope 95% (limite inferior): %{y:.3f}<extra></extra>", "legendgroup": "Envelope 95%", "line": {"color": "#898781", "width": 0}, "mode": "lines", "name": "Envelope 95%", "showlegend": false, "type": "scatter", "x": {"elided": "462 float values"}, "xaxis": "x3", "y": {"elided": "462 float values"}, "yaxis": "y3"}, {"hovertemplate": "Reta y = x: %{y:.3f}<extra></extra>", "legendgroup": "Reta y = x", "line": {"color": "#d03b3b", "width": 1.5}, "mode": "lines", "name": "Reta y = x", "showlegend": false, "type": "scatter", "x": {"elided": "462 float values"}, "xaxis": "x3", "y": {"elided": "462 float values"}, "yaxis": "y3"}, {"hovertemplate": "%{hovertext}<extra></extra>", "hovertext": {"elided": "196 str values"}, "legendgroup": "Dentro do envelope", "marker": {"color": "#2a78d6", "line": {"color": "#fcfcfb", "width": 0.5}, "opacity": 0.65, "size": 6}, "mode": "markers", "name": "Dentro do envelope", "showlegend": false, "type": "scatter", "x": {"elided": "196 float values"}, "xaxis": "x3", "y": {"elided": "196 float values"}, "yaxis": "y3"}, {"hovertemplate": "%{hovertext}<extra></extra>", "hovertext": {"elided": "266 str values"}, "legendgroup": "Fora do envelope", "marker": {"color": "#d03b3b", "line": {"color": "#fcfcfb", "width": 0.5}, "opacity": 0.65, "size": 6}, "mode": "markers", "name": "Fora do envelope", "showlegend": false, "type": "scatter", "x": {"elided": "266 float values"}, "xaxis": "x3", "y": {"elided": "266 float values"}, "yaxis": "y3"}], "layout": {"annotations": [{"font": {"size": 16}, "showarrow": false, "text": "Completo (n = 506)<br>correlação QQ = 0.848 | fora do envelope: 394", "x": 0.1444, "xanchor": "center", "xref": "paper", "y": 1.0, "yanchor": "bottom", "yref": "paper"}, {"font": {"size": 16}, "showarrow": false, "text": "S+I (n = 480)<br>correlação QQ = 0.985 | fora do envelope: 240", "x": 0.5, "xanchor": "center", "xref": "paper", "y": 1.0, "yanchor": "bottom", "yref": "paper"}, {"font": {"size": 16}, "showarrow": false, "text": "S+L+I (n = 462)<br>correlação QQ = 0.985 | fora do envelope: 266", "x": 0.8556, "xanchor": "center", "xref": "paper", "y": 1.0, "yanchor": "bottom", "yref": "paper"}], "height": 550, "margin": {"t": 60}, "title": {}, "xaxis": {"anchor": "y", "domain": [0.0, 0.2889], "title": {"text": "Quantil teórico N(0, 1)"}}, "xaxis2": {"anchor": "y2", "domain": [0.3556, 0.6444], "title": {"text": "Quantil teórico N(0, 1)"}}, "xaxis3": {"anchor": "y3", "domain": [0.7111, 1.0], "title": {"text": "Quantil teórico N(0, 1)"}}, "yaxis": {"anchor": "x", "domain": [0.0, 1.0], "title": {"text": "Resíduo studentizado"}}, "yaxis2": {"anchor": "x2", "domain": [0.0, 1.0], "matches": "y", "showticklabels": false}, "yaxis3": {"anchor": "x3", "domain": [0.0, 1.0], "matches": "y", "showticklabels": false}}}
